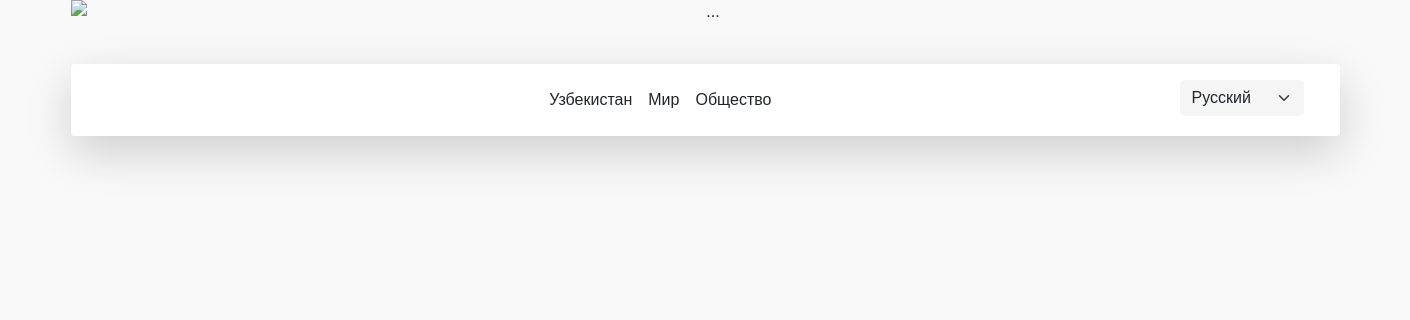
/obshestvo/, run on an earlier commit of the app's database.
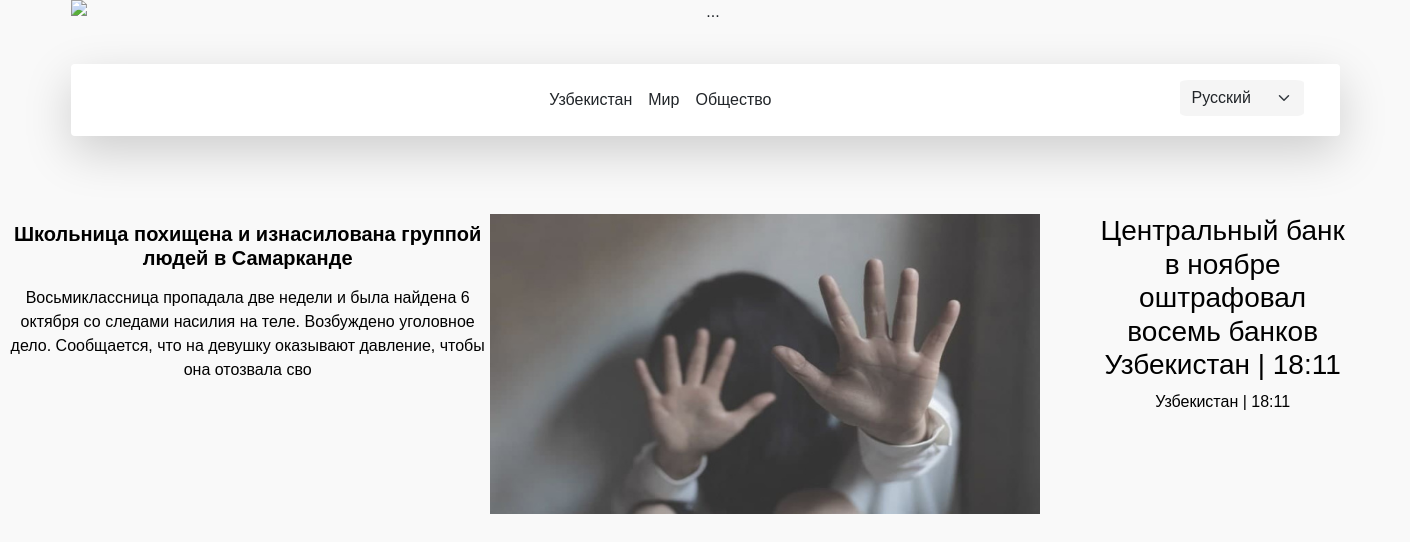
And on a later commit of the database.
### pages/models.py (models this page shows, shortened)
class Obshestvo(models.Model):
    title = models.CharField(max_length=200)
    img = models.ImageField(blank=True)
    text = models.TextField( )
    title2=models.CharField(max_length=200)
    text2 = models.TextField()

### pages/views.py (the view)
# urls.py: path('obshestvo/',ObshestvoListViev.as_view(),name='obshestvo'),
class ObshestvoListViev(ListView):
    model=Obshestvo
    template_name='obshestvo.html'

### templates/obshestvo.html (shortened to what this page needs)
{% extends 'base.html' %} {% block content %}
{%for obshestvo in object_list%}
<center>
<div   class="grandfather">
<div class="father">
  <div  class="mot">
    <h3  > <a class="hover-text d-flex align-items-start p-2 "  style="text-decoration: none;color: black;" href="{% url 'obshestvo_detail' obshestvo.pk %}">{{obshestvo.title}}</a></h3>
    <p> <a style="text-decoration: none;color: black;" href="{% url 'obshestvo_detail' obshestvo.pk %}">{{obshestvo.text}}</a></p>
  </div>
  <a href="{% url 'obshestvo_detail' obshestvo.pk %}"><img  class="rasm"  src="{{obshestvo.img.url}}" alt="" /></a>
  <div   class="sistes">
    <h3 > <a style="text-decoration: none;color: black;" href="{% url 'obshestvo2_detail' obshestvo.pk %}">{{obshestvo.title2}}</a></h3>
    <p> <a style="text-decoration: none;color: black;" href="{% url 'obshestvo2_detail' obshestvo.pk %}">{{obshestvo.text2}}</a></p>
  </div>
</div>
</div>
</center>
{%endfor%}
 {% endblock content %}

### templates/base.html (shortened to what this page needs)
<!DOCTYPE html>
<html lang="uz">
<head>
  <link href="https://cdn.jsdelivr.net/npm/bootstrap@5.0.2/dist/css/bootstrap.min.css" rel="stylesheet">
{% load static %}
  <link rel="stylesheet" href="{%static 'css/index.css' %}">
</head>
<body>
  <center>
  <div style="width: 90%;"  id="carouselExampleDark" class="carousel carousel-dark slide" data-bs-ride="carousel">
    <div class="carousel-indicators">
      <button type="button" data-bs-target="#carouselExampleDark" data-bs-slide-to="0" class="active" aria-current="true" aria-label="Slide 1"></button>
      <button type="button" data-bs-target="#carouselExampleDark" data-bs-slide-to="1" aria-label="Slide 2"></button>
      <button type="button" data-bs-target="#carouselExampleDark" data-bs-slide-to="2" aria-label="Slide 3"></button>
    </div>
    <div class="carousel-inner">
      <div class="carousel-item active" data-bs-interval="10000">
        <img src="https://avatars.mds.yandex.net/get-adfox-content/2788782/241204_adfox_1749280_12865002.172e876bdfb73f6fb3339b257d61ef48.jpg/optimize.webp" class="d-block w-100" alt="...">
    </div>
  </div>
  </div>
</center>
    <center style="margin-top: 40px;">
      <nav style="width: 90%; flex-wrap: wrap;" class="navbar navbar-expand-lg bg-body navbar-dark py-3  shadow-lg p-3 mb-5 bg-body rounded">
        <div class="container ">
          <div class="collapse navbar-collapse" id="navbarNav">
            <ul class="navbar-nav ms-auto">
              <li class="nav-item">
                <a class="nav-link active text-dark" href="{%url 'home'%}">Узбекистан </a>
              </li>
              <li class="nav-item">
                <a class="nav-link text-dark" href="{%url 'mir'%}">Мир</a>
              </li>
              <li class="nav-item">
                <a class="nav-link text-dark" href="{%url 'obshestvo'%}">Общество</a>
              </li>
              <li class="nav-item" style="margin-left: 400px">
                  <div class="d-flex align-items-center">
                      <i class="bi bi-globe me-2">
                      <select style="border: none; background-color: whitesmoke;border-radius: 8%;" class="form-select w-auto" aria-label="Til tanlash menyusi">
                          <option selected>Русский</option>
                      </select>
                    </i>
              </div>
              </li>
            </ul>
          </div>
        </div>
      </nav>
    </center>
  {% block content %}
  {% endblock content %}
</body>
</html>

### static/CSS/index.css (style rules this page uses)
.nav-link { transition: color 0.3s ease-in-out; }
.hover-text { font-size: 20px; font-weight: bold; color: black; transition: color 0.3s ease-in-out; }

### templates/obshestvo.html (style rules this page uses)
body { font-family: Arial, sans-serif; margin: 0; padding: 0; background-color: #f9f9f9; }
.grandfather { width: 1400px; height: auto; display: flex; justify-content: space-between; }
.father { width: 1350px; height: auto; display: flex; justify-content: space-around; }
.mot { width:550px ; height: auto; display: flex; flex-direction: column; align-items: start; margin-top: 30px; }
.rasm { width: 550px; height: 300px; margin-top: 30px; }
.sistes { margin-left: 50px; width: 300px; height: auto; display: flex; flex-direction: column; margin-top: 30px; }

What changed in the data, as far as the page shows it:
added Obshestvo: title "Школьница похищена и изнасилована группой людей в Самарканде", text "Восьмиклассница пропадала две недели и была найдена 6 октября со следами насилия на теле. Возбуждено уголовное дело. Сообщается, что на девушку оказывают давление, чтобы она отозвала сво", img (picture), title2 "Центральный банк в ноябре оштрафовал восемь банков Узбекистан | 18:11", text2 "Узбекистан | 18:11"
